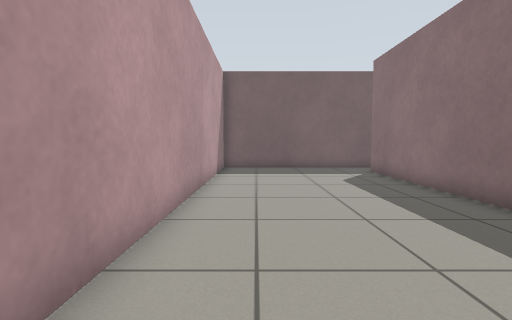
View 1 (above)

16 first-person views from a walk through a Gazebo world. The camera is 0.72 m above the floor, tilts 4° down and sees 85° across. The floor is counted in squares, 0.5 m on a side. Each view is taken from the middle of a square. On the plan, view 1 faces up. The plan holds only what a view shows up to about 14 squares ahead; the rest is blank.

View 2
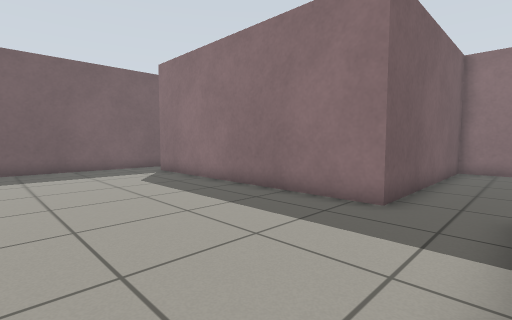

View 3
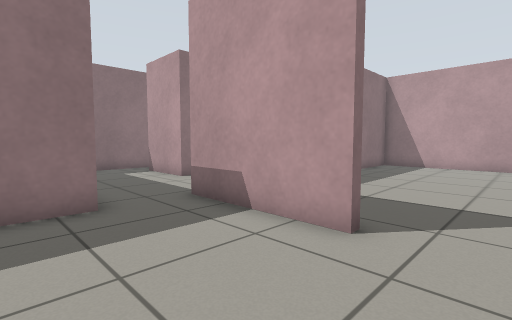

View 4
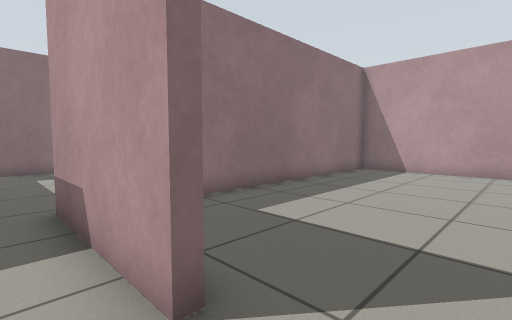

View 5
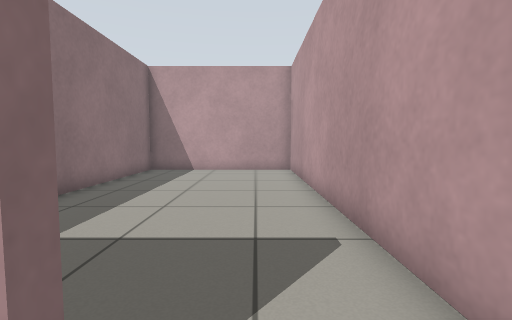

View 6
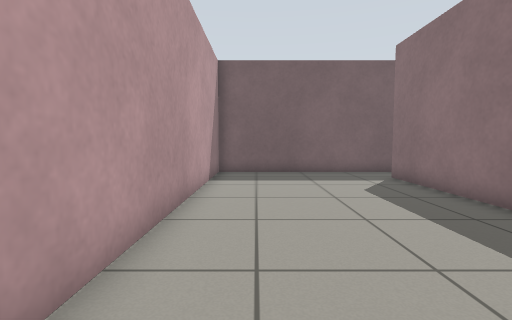

View 7
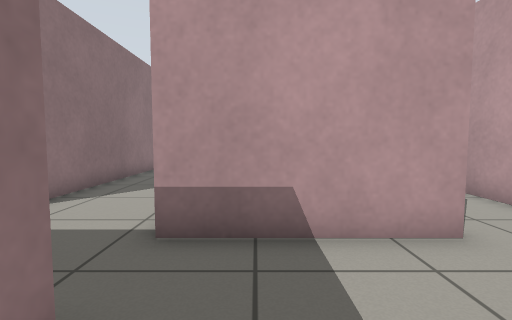

View 8
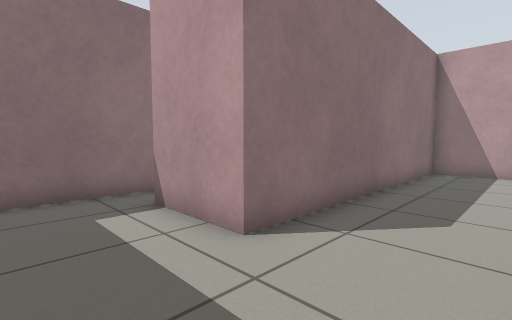

View 9
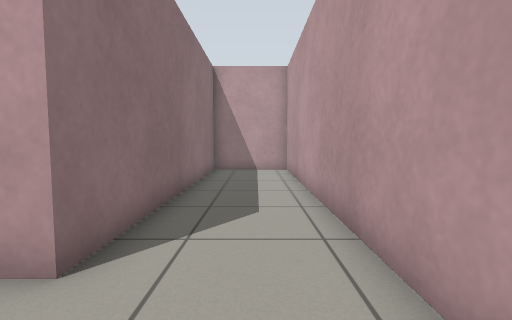

View 10
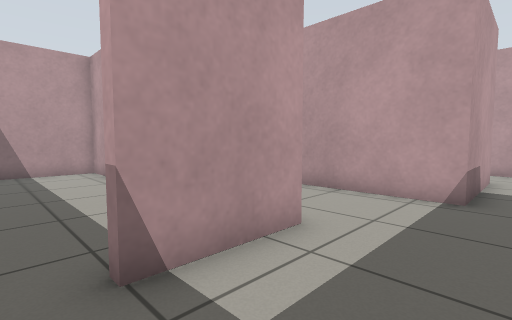

View 11
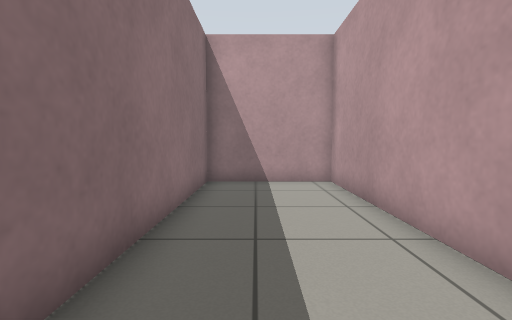

View 12
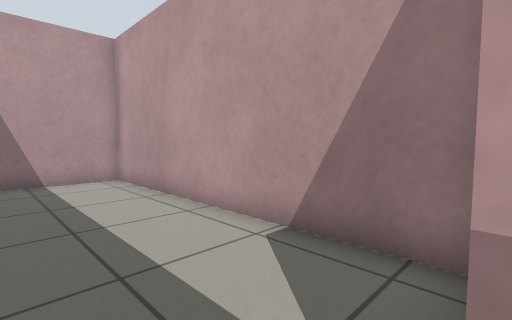

View 13
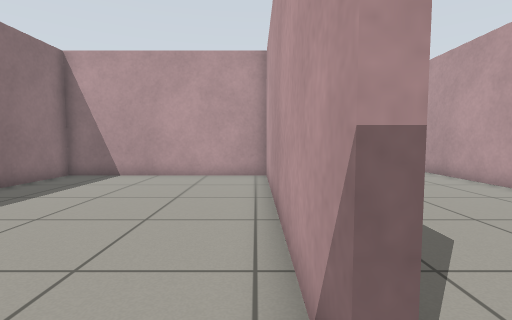

View 14
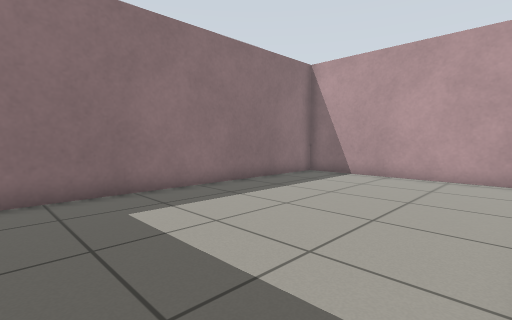

View 15
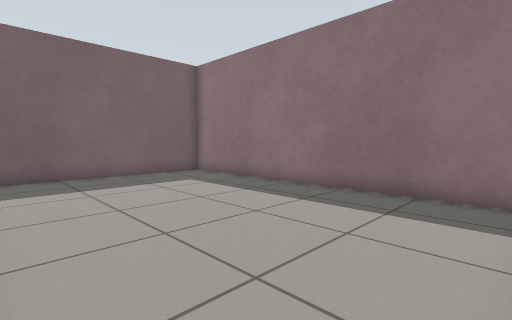

View 16
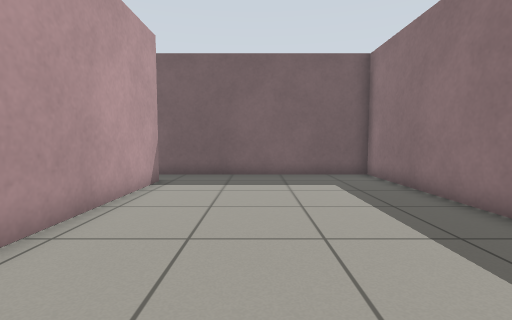

### Floor plan
Points are (right, up) in squares from view 1. A wall is a line through its corners. A room is listed if a view was taken in it or the views show most of it. See-through windows are left out.
Room 1 (views 1, 2)
walls: (-1.7, 0.5) (-1.7, -12.7) (5.3, -12.7) (5.3, -3.1)
ways out: opening at (-0.5, 0) to room 2
Room 2 (views 3, 4, 5, 6, 7)
walls: (5.3, 2.3) (5.3, 12.9); (5.5, 14.7) (-1.7, 14.7) (-1.7, 0.5); (0.9, 0) (5.5, 0)
ways out: opening at (-0.5, 0) to room 1; opening at (5, 1) to room 3; opening at (5, 13.5) to room 5
Room 3 (views 8, 9, 10, 12)
walls: (5.5, 0) (5.5, -12.7) (9.1, -12.7) (9.1, -1.8) (12.1, -1.8); (13.7, -2.6) (13.7, 2.3) (5.3, 2.3)
ways out: opening at (5, 1) to room 2; opening at (13, -2) to room 4
Room 4 (view 11)
walls: (9.4, -2.4) (9.4, -12.7) (13.7, -12.7) (13.7, -4.8)
ways out: opening at (13, -2) to room 3
Room 5 (views 13, 14, 15, 16)
walls: (5.5, 12.9) (5.5, 3); (5.5, 2.6) (13.7, 2.6) (13.7, 14.7) (5.5, 14.7)
ways out: opening at (5, 13.5) to room 2

Positions as (right, up) in squares from view 1, and headings:
1: (0, 0), facing up
2: (-1, 0), facing up-right
3: (-1, 4), facing down-right
4: (-1, 1), facing down-right
5: (0, 1), facing down
6: (0, 2), facing up
7: (4, 4), facing down
8: (6, 1), facing down-right
9: (7, 1), facing down
10: (13, 1), facing down-left
11: (12, -3), facing down
12: (13, -2), facing down-left
13: (6, 14), facing down
14: (6, 14), facing down-right
15: (6, 3), facing up-right
16: (9, 3), facing up
